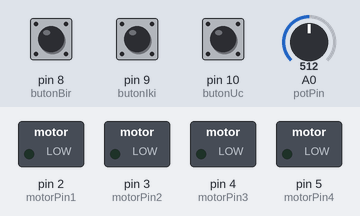
A sketch run on a simulated Arduino Uno, built with avr-gcc and run on an emulated ATmega328P. On the bench: switched loads named in the sketch (green lamp = pin HIGH). Dashed ring = blinking. The inputs (shaded band) are chosen by the test bench; at power-on: pin 8 (butonBir) LOW, A0 (potPin) = 512, pin 9 (butonIki) LOW, pin 10 (butonUc) LOW.

Above: at 1.2 s.
1.3 s: pin 8 (butonBir) pulled HIGH for 0.15 s
At 2.09 s:
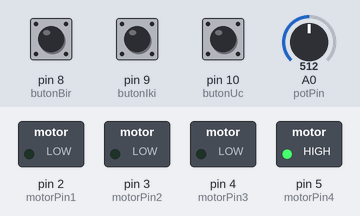
4.3 s: A0 (potPin) set to 0
7.3 s: pin 9 (butonIki) pulled HIGH for 0.15 s
At 8.5 s:
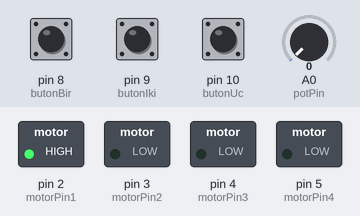
8.9 s: pin 10 (butonUc) pulled HIGH for 0.15 s
At 9.8 s:
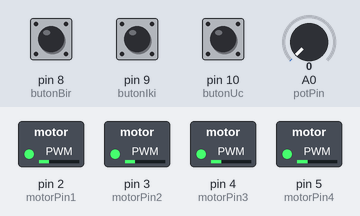
11.9 s: A0 (potPin) set to 117
At 13.0 s:
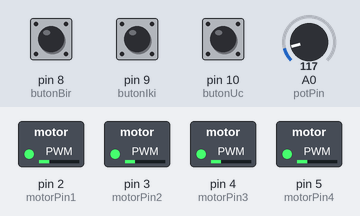
13.4 s: A0 (potPin) set to 129
At 13.59 s:
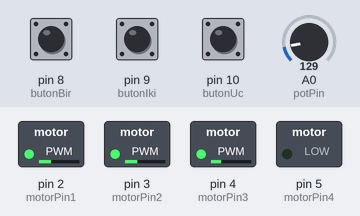
Timing chart, 0 to 17.4 s (numbered marks = the images above; inputs shaded):
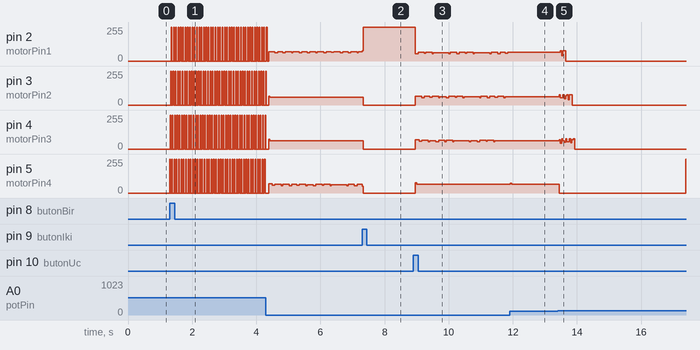

The sketch:

main.ino
```cpp
/*
MERAKLI MÜHENDİS YOUTUBE KANALI
Youtube Kanalı için - https://bit.ly/2AEP5bf
Facebook Sayfası için - https://bit.ly/3qVqAMC
Discord Kanalımıza GEL! - https://bit.ly/347FlSp
Tüm sorularınızı discord kanalımızdan sorabilirsiniz. Orası teknik servis gibi :)
*/

const int motorPin1 = 2;
const int motorPin2 = 3;
const int motorPin3 = 4;
const int motorPin4 = 5;

int bekleme = 15, hiz = 0, sagaDon = 0, solaDon = 0, dur = 0;

#define potPin A0
#define butonBir 8
#define butonIki 9
#define butonUc 10

void adim1() {
digitalWrite(motorPin1, HIGH);
digitalWrite(motorPin2, LOW);
digitalWrite(motorPin3, LOW);
digitalWrite(motorPin4, LOW);
delay(bekleme);
}

void adim2() {
digitalWrite(motorPin1, LOW);
digitalWrite(motorPin2, HIGH);
digitalWrite(motorPin3, LOW);
digitalWrite(motorPin4, LOW);
delay(bekleme);
}

void adim3() {
digitalWrite(motorPin1, LOW);
digitalWrite(motorPin2, LOW);
digitalWrite(motorPin3, HIGH);
digitalWrite(motorPin4, LOW);
delay(bekleme);
}

void adim4() {
digitalWrite(motorPin1, LOW);
digitalWrite(motorPin2, LOW);
digitalWrite(motorPin3, LOW);
digitalWrite(motorPin4, HIGH);
delay(bekleme);
}

void hizAyari()
{
hiz = analogRead(potPin);
hiz = map(hiz, 0, 1023, 2, 35);
bekleme = hiz;
}

void butonKontrolu()
{
if (digitalRead(butonBir) == HIGH && solaDon == 0 && sagaDon == 0)
{
delay(5);
sagaDon = 1;
}

if (digitalRead(butonUc) == HIGH && sagaDon == 0 && solaDon == 0)
{
delay(5);
solaDon = 1;
}

if (digitalRead(butonIki) == HIGH )
{
delay(5);
sagaDon = 0;
solaDon = 0;
}

}

void setup() {

pinMode(motorPin1, OUTPUT);
pinMode(motorPin2, OUTPUT);
pinMode(motorPin3, OUTPUT);
pinMode(motorPin4, OUTPUT);

}

void loop() {

butonKontrolu();

if (sagaDon == 1)
{
adim4();
adim3();
adim2();
adim1();

hizAyari();
}

if (solaDon == 1)
{

adim1();
adim2();
adim3();
adim4();

hizAyari();
}

/*
for (int i = 0; i < 512; i++)
{
adim4();
adim3();
adim2();
adim1();

hizAyari();
}
*/
}
```

Measured:
- the behaviour switches between 123 and 124 on A0 (potPin) (found by bisection; images 4 and 5)
- after the input at 1.3 s, pin 2 (motorPin1): alternates 255/255 for 0.02 s and 0/255 for 0.05 s, starting after 0.05 s; pin 3 (motorPin2), pin 4 (motorPin3), pin 5 (motorPin4): alternates 255/255 for 0.02 s and 0/255 for 0.05 s, starting at once
- after the input at 7.3 s, pin 3 (motorPin2): 60/255 → 0/255 at once; pin 4 (motorPin3): 61/255 → 0/255 at once
- after the input at 8.9 s, pin 5 (motorPin4): 0/255 → 66/255 after 0.06 s
- after the input at 11.9 s, pin 2 (motorPin1): stops changing and stays 64/255; pin 3 (motorPin2): stops changing and stays 63/255; pin 4 (motorPin3): stops changing and stays 62/255; pin 5 (motorPin4): 66/255 → 65/255 at once
